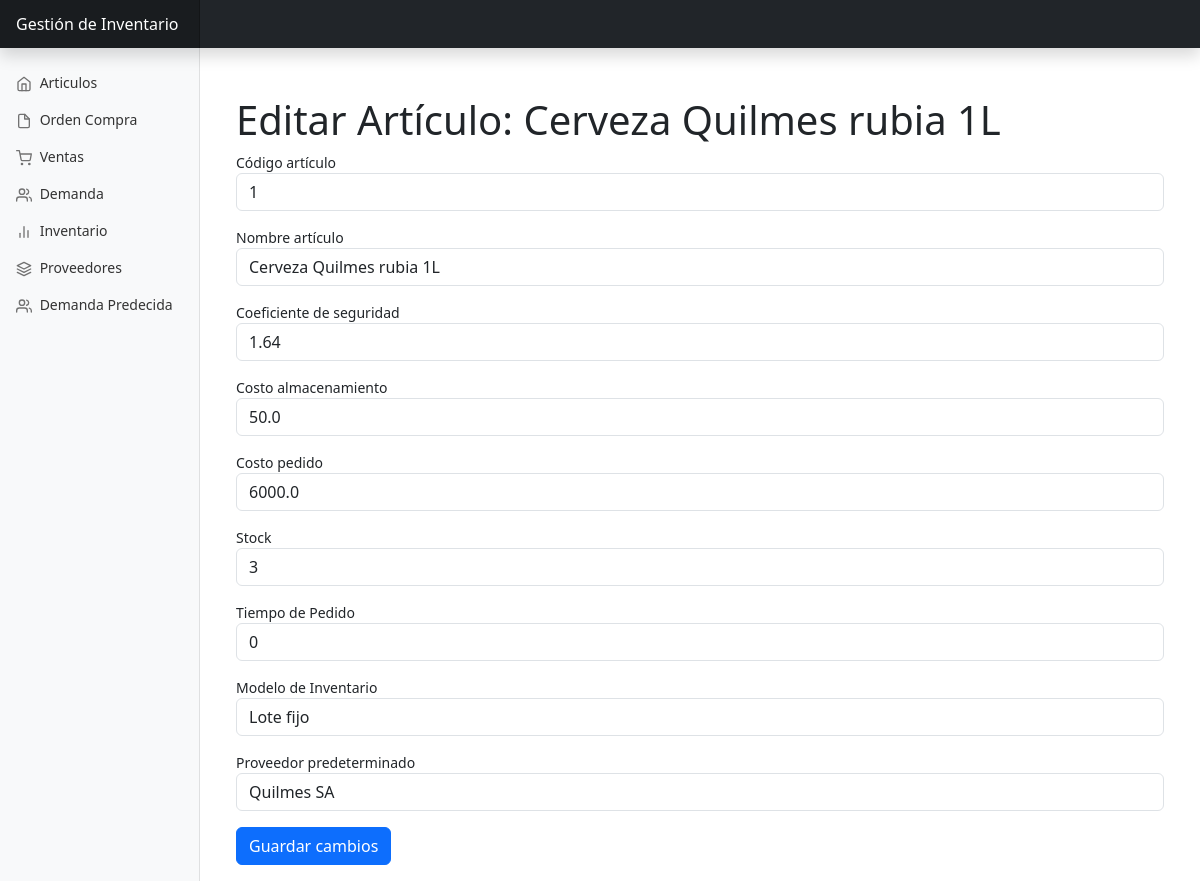
/articulos/editar/1, run on the app's committed database.
### app/models.py (models this page shows, shortened)
class Articulo(db.Model):
    __tablename__ = 'articulo'
    id = db.Column(db.Integer, primary_key=True)
    codigo_articulo = db.Column(db.Integer, unique=True, nullable=False)
    nombre_articulo = db.Column(db.String(100), nullable=False)
    coeficiente_seguridad = db.Column(db.Float, nullable=False)
    costo_almacenamiento = db.Column(db.Float, nullable=False)
    costo_de_pedido = db.Column(db.Float, nullable=False)
    stock = db.Column(db.Integer, nullable=False)
    tiempo_de_pedido = db.Column(db.Integer)
    modelo_inventario_id = db.Column(db.Integer, db.ForeignKey('modelo_inventario.id'), nullable=False)
    detalle_proveedor_predeterminado_id = db.Column(db.Integer, db.ForeignKey('detalle_proveedor.id'))
    detalle_proveedor_predeterminado = db.relationship('DetalleProveedor', foreign_keys=[detalle_proveedor_predeterminado_id], backref='articulo_predeterminado', uselist=False)
    detalles_proveedor = db.relationship('DetalleProveedor', backref='articulo', foreign_keys='DetalleProveedor.articulo_id')
    ordenes_compra = db.relationship ('OrdenCompra',backref='articulo',lazy='dynamic')

### app/views/articulos.py (the view, shortened to what this page needs)
@bp.route('/editar/<int:id>', methods=['GET','POST'])
def edit(id):
    articulo = Articulo.query.get_or_404(id)
    form = ArticuloFormEditar(obj=articulo)
    form.modelo_inventario_id.choices = [(m.id, m.nombre) for m in ModeloInventario.query.all()]
    form.detalle_proveedor_predeterminado_id.choices = [(d.id, d.proveedor.nombre) for d in DetalleProveedor.query.filter_by(articulo_id=articulo.id).all()]
    return render_template('articulos/editar_articulo.html', form=form, articulo=articulo)

### app/forms.py
class ArticuloFormEditar(FlaskForm):
    codigo_articulo = IntegerField('Código artículo', validators=[DataRequired(), NumberRange(min=1)])
    nombre_articulo = StringField('Nombre artículo', validators=[DataRequired()])
    coeficiente_seguridad = FloatField('Coeficiente de seguridad', validators=[DataRequired(), NumberRange(min=0)])
    costo_almacenamiento = FloatField('Costo almacenamiento', validators=[DataRequired(), NumberRange(min=0)])
    costo_de_pedido = FloatField('Costo pedido', validators=[DataRequired(), NumberRange(min=0)])
    stock = IntegerField('Stock', validators=[NumberRange(min=0)])
    tiempo_de_pedido = IntegerField('Tiempo de Pedido', validators=[NumberRange(min=0)])
    modelo_inventario_id = SelectField('Modelo de Inventario', coerce=int, validators=[DataRequired()])
    detalle_proveedor_predeterminado_id=SelectField('Proveedor predeterminado', coerce=int, validators=[DataRequired()])
    submit = SubmitField('Crear')

### app/templates/articulos/editar_articulo.html (shortened to what this page needs)
{% extends 'base.html' %}
{% block body %}
<div class="container">
    <h1 class="mt-5">Editar Artículo: {{ articulo.nombre_articulo }}</h1>
    <form action="{{ url_for('articulos.edit', id=articulo.id) }}" method="POST">
        <div class="mb-3">
            <label for="codigo_articulo">{{ form.codigo_articulo.label }}</label>
            {{ form.codigo_articulo(class="form-control", value=articulo.codigo_articulo) }}
        </div>
        <div class="mb-3">
            <label for="nombre_articulo">{{ form.nombre_articulo.label }}</label>
            {{ form.nombre_articulo(class="form-control", value=articulo.nombre_articulo) }}
        </div>
        <div class="mb-3">
            <label for="coeficiente_seguridad">{{ form.coeficiente_seguridad.label }}</label>
            {{ form.coeficiente_seguridad(class="form-control", value=articulo.coeficiente_seguridad) }}
        </div>
        <div class="mb-3">
            <label for="costo_almacenamiento">{{ form.costo_almacenamiento.label }}</label>
            {{ form.costo_almacenamiento(class="form-control",type="number", value=articulo.costo_almacenamiento) }}
        </div>
        <div class="mb-3">
            <label for="costo_de_pedido">{{ form.costo_de_pedido.label }}</label>
            {{ form.costo_de_pedido(class="form-control",type="number", value=articulo.costo_de_pedido) }}
        </div>
        <div class="mb-3">
            <label for="stock">{{ form.stock.label }}</label>
            {{ form.stock(class="form-control", value=articulo.stock) }}
        </div>
        <div class="mb-3">
            <label for="tiempo_de_pedido">{{ form.tiempo_de_pedido.label }}</label>
            {{ form.tiempo_de_pedido(class="form-control", value=articulo.tiempo_de_pedido) }}
        </div>
        <div class="mb-3">
            <label for="modelo_inventario_id">{{ form.modelo_inventario_id.label }}</label>
            {{ form.modelo_inventario_id(class="form-control", value=articulo.modelo_inventario_id) }}
        </div>
        <div class="mb-3">
            <label for="detalle_proveedor_predeterminado_id">{{ form.detalle_proveedor_predeterminado_id.label }}</label>
            {{ form.detalle_proveedor_predeterminado_id(class="form-control", value=articulo.detalle_proveedor_predeterminado_id) }}
        </div>
        <button type="submit" class="btn btn-primary mb-3">Guardar cambios</button>
    </form>
</div>
{% endblock %}

### app/static/css/dashboard.css (style rules this page uses)
body { font-size: .875rem; }

### data on the page
Articulo: nombre_articulo "Cerveza Quilmes rubia 1L", codigo_articulo "1", coeficiente_seguridad "1.64", costo_almacenamiento "50.0", costo_de_pedido "6000.0", stock "3", tiempo_de_pedido "0", modelo_inventario_id "Lote fijo", detalle_proveedor_predeterminado_id "Quilmes SA"
